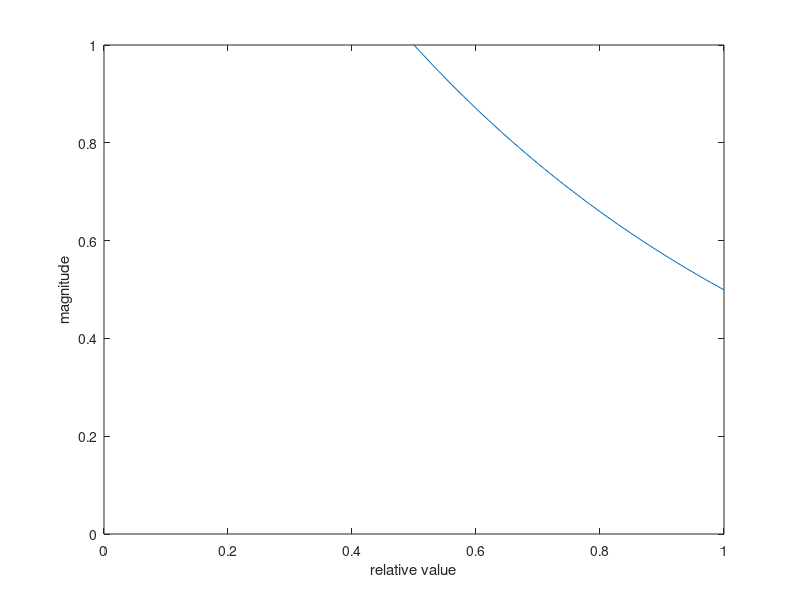

Here is the MATLAB script that generated this plot:
clear all
clc

A = 1;
c_versch = 0.5;
B = 0.72;

x = [0 : 0.01 : 1];

for i = 1 : length(x)
     f(i) = (A * exp((c_versch - x(i)) / B));
end

plot(x, f)
axis([0 x(end) 0 1])
xlabel('relative value')
ylabel('magnitude')